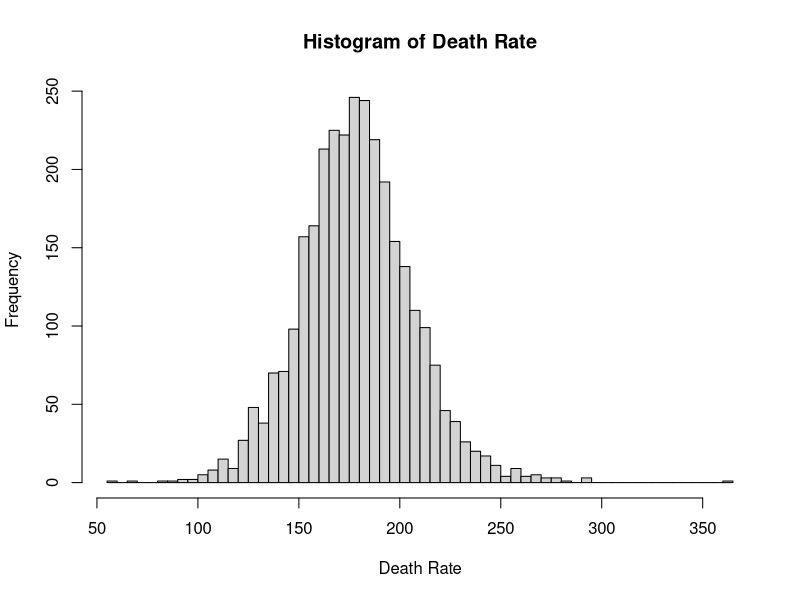
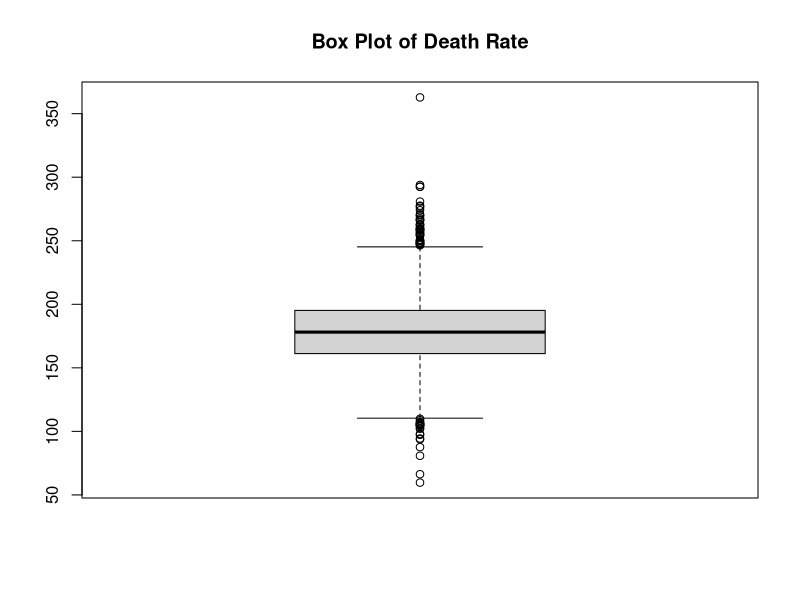
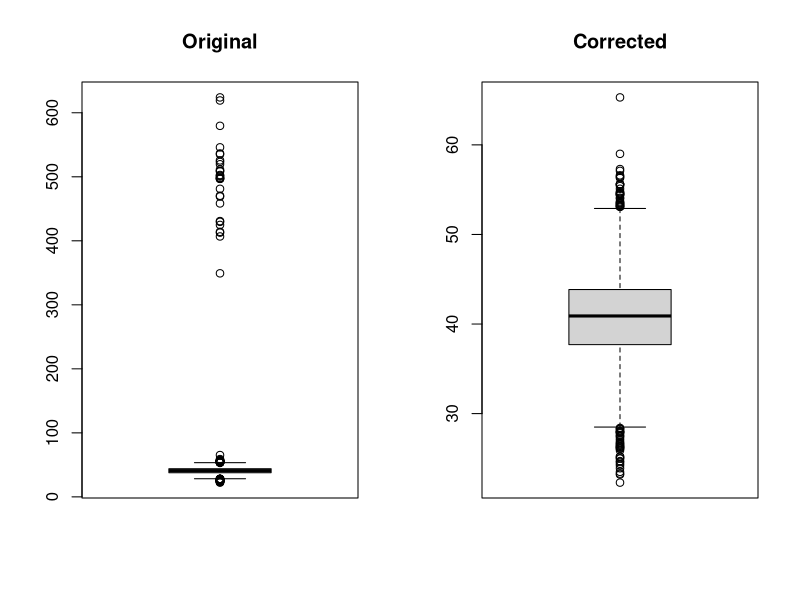
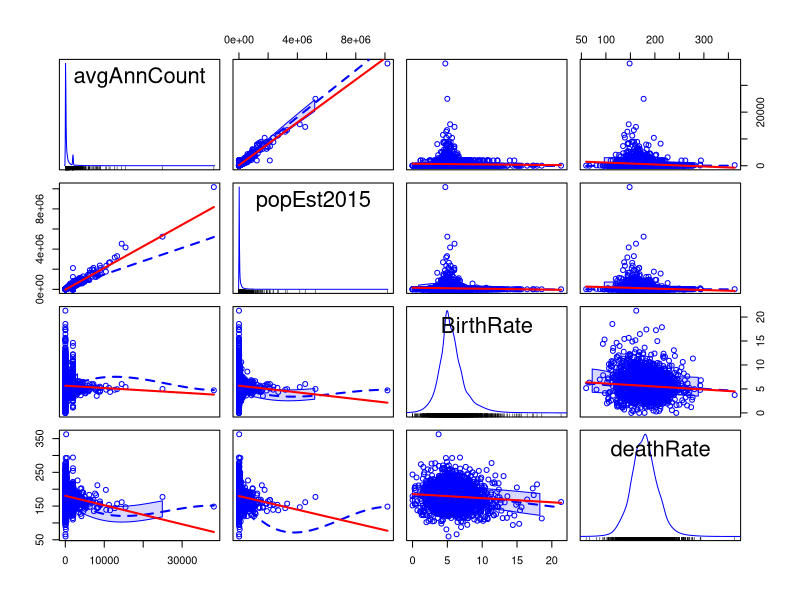
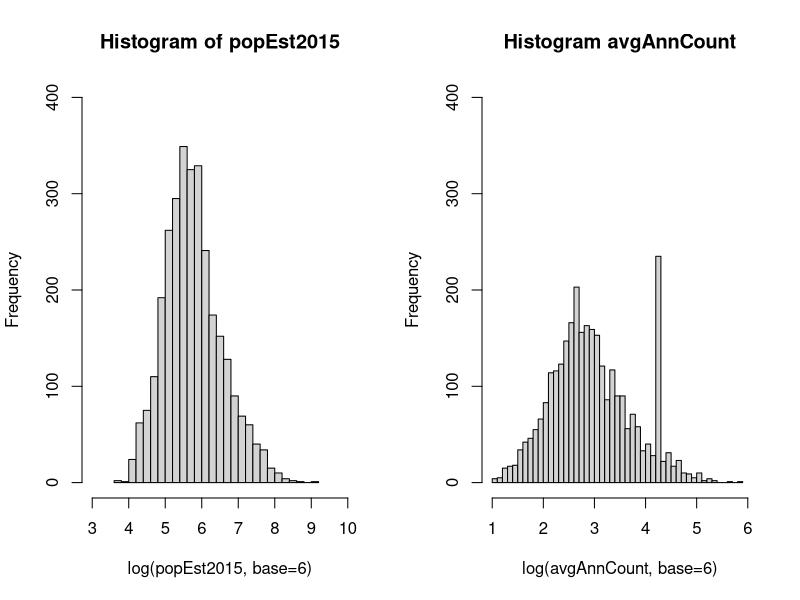
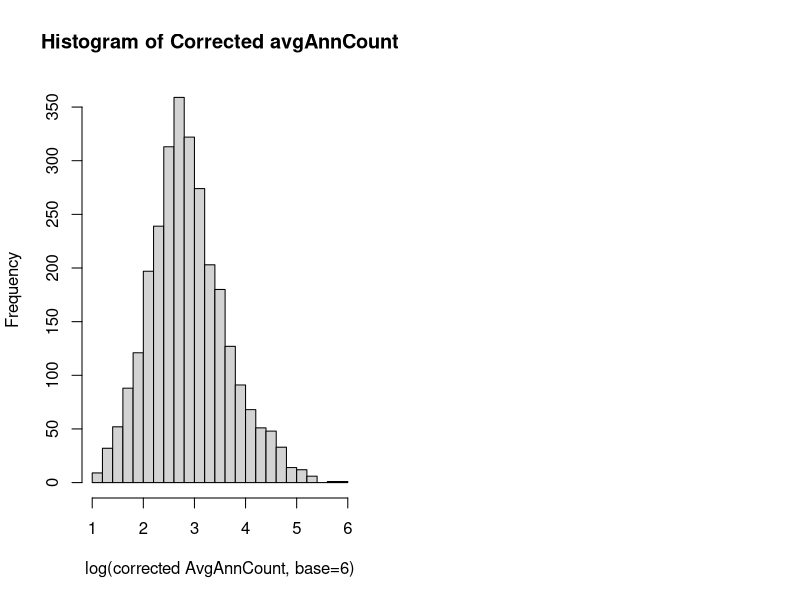
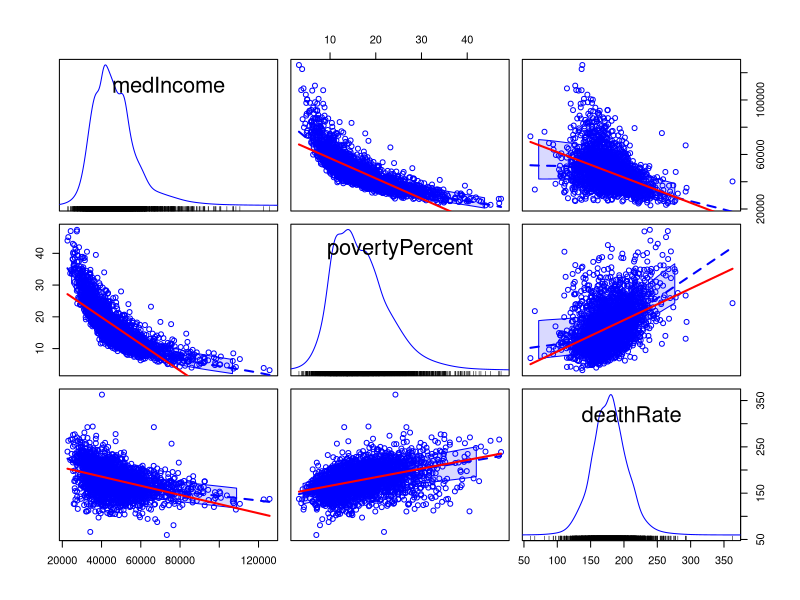
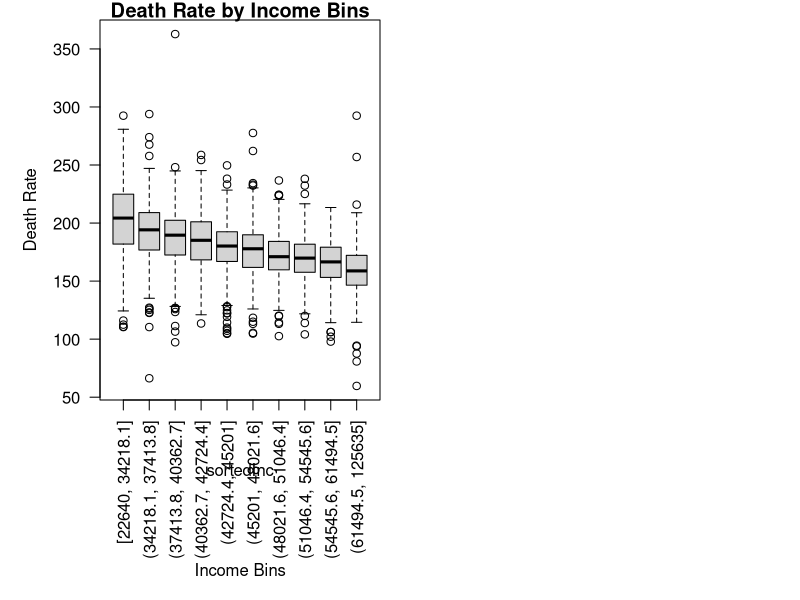

Generate these figures, in order, with R:
## ---- chunk 1
knitr::opts_chunk$set(echo = TRUE)
library(car)
## ---- chunk 2
Cancer = read.csv('cancer.csv')
## ---- chunk 3
i = 1
for (name in names(Cancer)) {
  cat(sprintf("`%s`", name))
  i = i + 1
  if (i <= length(Cancer)) {
    cat(", ")
  }
}

cat("\n")
## ---- chunk 4
hist(Cancer$deathRate, main='Histogram of Death Rate', breaks=50, xlab='Death Rate')
## ---- chunk 5
boxplot(Cancer$deathRate, main='Box Plot of Death Rate')
## ---- chunk 6
Cancer.AvgHouseholdSizeCutoff = 1
Cancer.ExceededAvgHouseholdSizeCutoff = Cancer[Cancer$AvgHouseholdSize < Cancer.AvgHouseholdSizeCutoff,]
Cancer$correctedAvgHouseholdSize = ifelse(Cancer$AvgHouseholdSize < Cancer.AvgHouseholdSizeCutoff, NA, Cancer$AvgHouseholdSize)
## ---- chunk 7
MedianAge.cutoff = 100
Cancer.ExceededMedianAge = Cancer[Cancer$MedianAge > MedianAge.cutoff,]
Cancer$correctedMedianAge = ifelse(Cancer$MedianAge <= MedianAge.cutoff, Cancer$MedianAge, (Cancer$MedianAgeFemale + Cancer$MedianAgeMale)/ 2)
## ---- chunk 8
par(mfrow=c(1,2))
boxplot(Cancer$MedianAge, main='Original')
boxplot(Cancer$correctedMedianAge, main='Corrected')
## ---- chunk 9
scatterplotMatrix(~ avgAnnCount + popEst2015 + BirthRate + deathRate, data = Cancer, regLine=list(col='red'))
## ---- chunk 10
hist(log(Cancer$popEst2015,6), breaks=25, ylim = c(0,400), xlim = c(3,10), main='Histogram of popEst2015', xlab='log(popEst2015, base=6)')
## ---- chunk 11
hist(log(Cancer$avgAnnCount,6), breaks=55, ylim = c(0,400), xlim=c(1,6), main='Histogram avgAnnCount', xlab='log(avgAnnCount, base=6)')
## ---- chunk 12
Cancer$correctedAvgAnnCount = ifelse(Cancer$avgAnnCount > 1962 & Cancer$avgAnnCount < 1963, NA, Cancer$avgAnnCount)
hist(log(Cancer$correctedAvgAnnCount, base=6), breaks=25, main='Histogram of Corrected avgAnnCount', xlab='log(corrected AvgAnnCount, base=6)')
## ---- chunk 13
scatterplotMatrix(~ medIncome + povertyPercent + deathRate, data = Cancer, regLine=list(col='red'))
## ---- chunk 14
par(mar=c(10,5,1,1))
sortedInc = ordered(Cancer$binnedInc, c("[22640, 34218.1]","(34218.1, 37413.8]","(37413.8, 40362.7]","(40362.7, 42724.4]","(42724.4, 45201]","(45201, 48021.6]","(48021.6, 51046.4]","(51046.4, 54545.6]","(54545.6, 61494.5]","(61494.5, 125635]"))

boxplot(deathRate ~ sortedInc, data = Cancer,
        main = "Death Rate by Income Bins",
        ylab = "Death Rate",
        las = 2
        )
title(xlab="Income Bins", line=8)
## ---- chunk 15
scatterplotMatrix(~correctedAvgHouseholdSize + PercentMarried + PctMarriedHouseholds + deathRate, data=Cancer, regLine=list(col='red'))
## ---- chunk 16
Cancer_filtered = Cancer[!is.na(Cancer$correctedAvgHouseholdSize),]
## ---- chunk 17
scatterplotMatrix(~correctedMedianAge+MedianAgeMale+MedianAgeFemale+deathRate, data=Cancer, regLine=list(col='red'))
## ---- chunk 18
scatterplotMatrix(~PctWhite + PctBlack + PctAsian + PctOtherRace + deathRate, data=Cancer, regLine=list(col='red'))
## ---- chunk 19
scatterplotMatrix(~PctNoHS18_24+PctHS18_24+PctHS25_Over+PctBachDeg18_24+PctBachDeg25_Over+deathRate, data=Cancer, regLine=list(col='red'))
## ---- chunk 20
hist(Cancer$PctEmployed16_Over, breaks=25)
hist(Cancer$PctUnemployed16_Over, breaks=25)
## ---- chunk 21
scatterplotMatrix(~PctEmployed16_Over+PctUnemployed16_Over+deathRate, data=Cancer, regLine=list(col='red'))
## ---- chunk 22
scatterplotMatrix(~PctPrivateCoverage + PctEmpPrivCoverage + PctPublicCoverage + deathRate, data=Cancer, regLine=list(col='red'))
